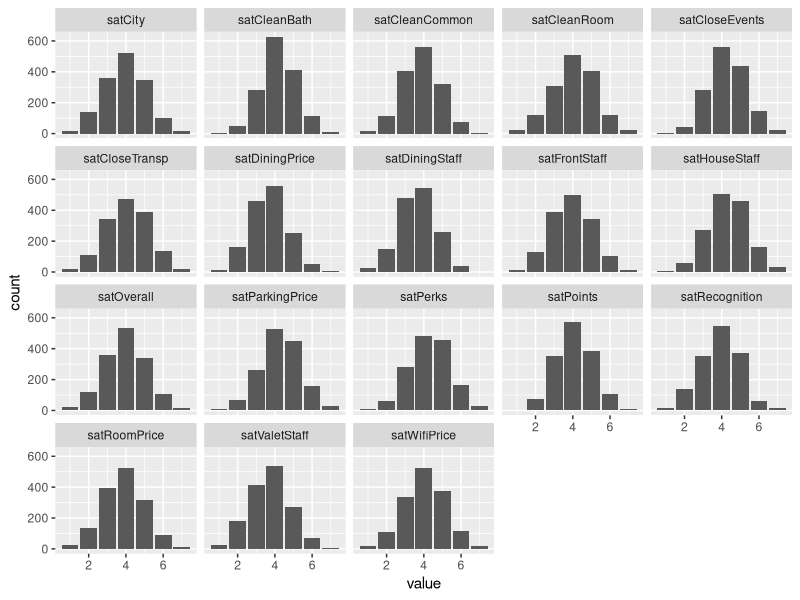

Generate this figure with R: (Note: this script raises an error after producing the figure.)
library(tidyverse)

df = read_csv("final_project_data.csv")

survey_hist = function(results) {
  results %>%
    select_at(vars(starts_with("sat"))) %>%
    gather %>%
    ggplot(aes(value)) +
    geom_histogram(stat="count") +
    facet_wrap(~key)
}

survey_hist(df)

survey_cor = survey %>%
  drop_na %>%
  cor %>%
  corrplot


top_purposes = df %>%
  group_by(visitPurpose) %>%
  summarise(Count = n()) %>%
  arrange(desc(Count))

purpose_splits = df %>%
  group_by(visitPurpose) %>%
  summarise(
    sat = mean(satOverall),
    night_avg = mean(nightsStayed),
    room_avg = mean(nightsStayed * avgRoomSpendPerNight),
    food_avg = mean(nightsStayed * avgFoodSpendPerNight),
    wifi_avg = mean(nightsStayed * avgWifiSpendPerNight),
    spend_avg = mean(nightsStayed * (avgRoomSpendPerNight + avgFoodSpendPerNight + avgWifiSpendPerNight)),
    spend_total = sum(nightsStayed * (avgRoomSpendPerNight + avgFoodSpendPerNight + avgWifiSpendPerNight))
  ) %>%
  arrange(desc(spend_total))



